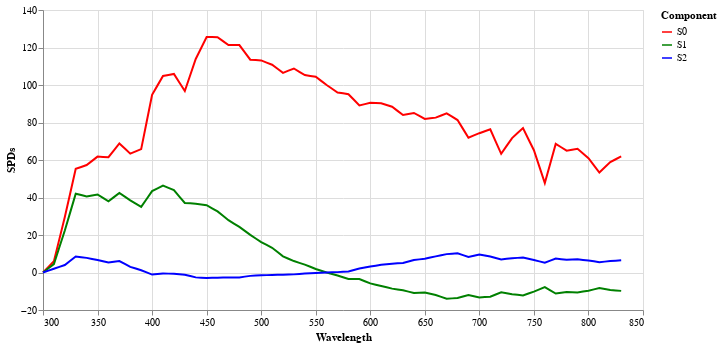

Source (notebook cell):
### Code cell
import Graphics.Color.Illuminant.CIE1931 as CIE1931
import Graphics.Vega.VegaLite as VL hiding (Color)
import IHaskell.Display.Hvega

:set -XOverloadedStrings

plotSpd = toVegaLite
  [ description "CIE 1931 Spectral Power Distributions"
  , background "white"
  , cie1931spd
  , transform . foldAs ["S0", "S1", "S2"] "Component" "SPDs"$ []
  , mark Line []
  , encoding 
    . position VL.X [PName "Wavelength", PmType Quantitative]
    . position VL.Y [PName "SPDs", PmType Quantitative]
    . color [ MName "Component", MmType Nominal , MScale [SDomain (DStrings ["S0", "S1", "S2"]), SRange (RStrings ["Red", "Green", "Blue"])] ]
    $ []
  , height 300
  , width 600
  ]
  where
    cie1931spd = dataFromColumns []
               . dataColumn "Wavelength" (Numbers [w | (w, _) <- CIE1931.spectralPowerDistributions])
               . dataColumn "S0" (Numbers [s0 | (_, V3 s0 _ _) <- CIE1931.spectralPowerDistributions])
               . dataColumn "S1" (Numbers [s1 | (_, V3 _ s1 _) <- CIE1931.spectralPowerDistributions])
               . dataColumn "S2" (Numbers [s3 | (_, V3 _ _ s3) <- CIE1931.spectralPowerDistributions])
               $ []
vlShow plotSpd

### Figure 1 — Vega-Lite specification as saved in the notebook (floating-point values rounded to 4 significant figures)
{"$schema": "https://vega.github.io/schema/vega-lite/v3.json", "background": "white", "data": {"values": [{"S0": 0.04, "S1": 0.02, "S2": 0, "Wavelength": 300}, {"S0": 3.02, "S1": 2.26, "S2": 1, "Wavelength": 305}, {"S0": 6, "S1": 4.5, "S2": 2, "Wavelength": 310}, {"S0": 17.8, "S1": 13.45, "S2": 3, "Wavelength": 315}, {"S0": 29.6, "S1": 22.4, "S2": 4, "Wavelength": 320}, {"S0": 42.45, "S1": 32.2, "S2": 6.25, "Wavelength": 325}, {"S0": 55.3, "S1": 42, "S2": 8.5, "Wavelength": 330}, {"S0": 56.3, "S1": 41.3, "S2": 8.15, "Wavelength": 335}, {"S0": 57.3, "S1": 40.6, "S2": 7.8, "Wavelength": 340}, {"S0": 59.55, "S1": 41.1, "S2": 7.25, "Wavelength": 345}, {"S0": 61.8, "S1": 41.6, "S2": 6.7, "Wavelength": 350}, {"S0": 61.65, "S1": 39.8, "S2": 6, "Wavelength": 355}, {"S0": 61.5, "S1": 38, "S2": 5.3, "Wavelength": 360}, {"S0": 65.15, "S1": 40.2, "S2": 5.7, "Wavelength": 365}, {"S0": 68.8, "S1": 42.4, "S2": 6.1, "Wavelength": 370}, {"S0": 66.1, "S1": 40.45, "S2": 4.55, "Wavelength": 375}, {"S0": 63.4, "S1": 38.5, "S2": 3, "Wavelength": 380}, {"S0": 64.6, "S1": 36.75, "S2": 2.1, "Wavelength": 385}, {"S0": 65.8, "S1": 35, "S2": 1.2, "Wavelength": 390}, {"S0": 80.3, "S1": 39.2, "S2": 0.05, "Wavelength": 395}, {"S0": 94.8, "S1": 43.4, "S2": -1.1, "Wavelength": 400}, {"S0": 99.8, "S1": 44.85, "S2": -0.8, "Wavelength": 405}, {"S0": 104.8, "S1": 46.3, "S2": -0.5, "Wavelength": 410}, {"S0": 105.3, "S1": 45.1, "S2": -0.6, "Wavelength": 415}, {"S0": 105.9, "S1": 43.9, "S2": -0.7, "Wavelength": 420}, {"S0": 101.3, "S1": 40.5, "S2": -0.95, "Wavelength": 425}, {"S0": 96.8, "S1": 37.1, "S2": -1.2, "Wavelength": 430}, {"S0": 105.3, "S1": 36.9, "S2": -1.9, "Wavelength": 435}, {"S0": 113.9, "S1": 36.7, "S2": -2.6, "Wavelength": 440}, {"S0": 119.8, "S1": 36.3, "S2": -2.75, "Wavelength": 445}, {"S0": 125.6, "S1": 35.9, "S2": -2.9, "Wavelength": 450}, {"S0": 125.5, "S1": 34.25, "S2": -2.85, "Wavelength": 455}, {"S0": 125.5, "S1": 32.6, "S2": -2.8, "Wavelength": 460}, {"S0": 123.4, "S1": 30.25, "S2": -2.7, "Wavelength": 465}, {"S0": 121.3, "S1": 27.9, "S2": -2.6, "Wavelength": 470}, {"S0": 121.3, "S1": 26.1, "S2": -2.6, "Wavelength": 475}, {"S0": 121.3, "S1": 24.3, "S2": -2.6, "Wavelength": 480}, {"S0": 117.4, "S1": 22.2, "S2": -2.2, "Wavelength": 485}, {"S0": 113.5, "S1": 20.1, "S2": -1.8, "Wavelength": 490}, {"S0": 113.3, "S1": 18.15, "S2": -1.65, "Wavelength": 495}, {"S0": 113.1, "S1": 16.2, "S2": -1.5, "Wavelength": 500}, {"S0": 112.0, "S1": 14.7, "S2": -1.4, "Wavelength": 505}, {"S0": 110.8, "S1": 13.2, "S2": -1.3, "Wavelength": 510}, {"S0": 108.7, "S1": 10.9, "S2": -1.25, "Wavelength": 515}, {"S0": 106.5, "S1": 8.6, "S2": -1.2, "Wavelength": 520}, {"S0": 107.7, "S1": 7.35, "S2": -1.1, "Wavelength": 525}, {"S0": 108.8, "S1": 6.1, "S2": -1, "Wavelength": 530}, {"S0": 107.0, "S1": 5.15, "S2": -0.75, "Wavelength": 535}, {"S0": 105.3, "S1": 4.2, "S2": -0.5, "Wavelength": 540}, {"S0": 104.8, "S1": 3.05, "S2": -0.4, "Wavelength": 545}, {"S0": 104.4, "S1": 1.9, "S2": -0.3, "Wavelength": 550}, {"S0": 102.2, "S1": 0.95, "S2": -0.15, "Wavelength": 555}, {"S0": 100, "S1": 0, "S2": 0, "Wavelength": 560}, {"S0": 98, "S1": -0.8, "S2": 0.1, "Wavelength": 565}, {"S0": 96, "S1": -1.6, "S2": 0.2, "Wavelength": 570}, {"S0": 95.55, "S1": -2.55, "S2": 0.35, "Wavelength": 575}, {"S0": 95.1, "S1": -3.5, "S2": 0.5, "Wavelength": 580}, {"S0": 92.1, "S1": -3.5, "S2": 1.3, "Wavelength": 585}, {"S0": 89.1, "S1": -3.5, "S2": 2.1, "Wavelength": 590}, {"S0": 89.8, "S1": -4.65, "S2": 2.65, "Wavelength": 595}, {"S0": 90.5, "S1": -5.8, "S2": 3.2, "Wavelength": 600}, {"S0": 90.4, "S1": -6.5, "S2": 3.65, "Wavelength": 605}, {"S0": 90.3, "S1": -7.2, "S2": 4.1, "Wavelength": 610}, {"S0": 89.35, "S1": -7.9, "S2": 4.4, "Wavelength": 615}, {"S0": 88.4, "S1": -8.6, "S2": 4.7, "Wavelength": 620}, {"S0": 86.2, "S1": -9.05, "S2": 4.9, "Wavelength": 625}, {"S0": 84, "S1": -9.5, "S2": 5.1, "Wavelength": 630}, {"S0": 84.55, "S1": -10.2, "S2": 5.9, "Wavelength": 635}, {"S0": 85.1, "S1": -10.9, "S2": 6.7, "Wavelength": 640}, {"S0": 83.5, "S1": -10.8, "S2": 7, "Wavelength": 645}, {"S0": 81.9, "S1": -10.7, "S2": 7.3, "Wavelength": 650}, {"S0": 82.25, "S1": -11.35, "S2": 7.95, "Wavelength": 655}, {"S0": 82.6, "S1": -12, "S2": 8.6, "Wavelength": 660}, {"S0": 83.75, "S1": -13, "S2": 9.2, "Wavelength": 665}, {"S0": 84.9, "S1": -14, "S2": 9.8, "Wavelength": 670}, {"S0": 83.1, "S1": -13.8, "S2": 10, "Wavelength": 675}, {"S0": 81.3, "S1": -13.6, "S2": 10.2, "Wavelength": 680}, {"S0": 76.6, "S1": -12.8, "S2": 9.25, "Wavelength": 685}, {"S0": 71.9, "S1": -12, "S2": 8.3, "Wavelength": 690}, {"S0": 73.1, "S1": -12.65, "S2": 8.95, "Wavelength": 695}, {"S0": 74.3, "S1": -13.3, "S2": 9.6, "Wavelength": 700}, {"S0": 75.35, "S1": -13.1, "S2": 9.05, "Wavelength": 705}, {"S0": 76.4, "S1": -12.9, "S2": 8.5, "Wavelength": 710}, {"S0": 69.85, "S1": -11.75, "S2": 7.75, "Wavelength": 715}, {"S0": 63.3, "S1": -10.6, "S2": 7, "Wavelength": 720}, {"S0": 67.5, "S1": -11.1, "S2": 7.3, "Wavelength": 725}, {"S0": 71.7, "S1": -11.6, "S2": 7.6, "Wavelength": 730}, {"S0": 74.35, "S1": -11.9, "S2": 7.8, "Wavelength": 735}, {"S0": 77, "S1": -12.2, "S2": 8, "Wavelength": 740}, {"S0": 71.1, "S1": -11.2, "S2": 7.35, "Wavelength": 745}, {"S0": 65.2, "S1": -10.2, "S2": 6.7, "Wavelength": 750}, {"S0": 56.45, "S1": -9, "S2": 5.95, "Wavelength": 755}, {"S0": 47.7, "S1": -7.8, "S2": 5.2, "Wavelength": 760}, {"S0": 58.15, "S1": -9.5, "S2": 6.3, "Wavelength": 765}, {"S0": 68.6, "S1": -11.2, "S2": 7.4, "Wavelength": 770}, {"S0": 66.8, "S1": -10.8, "S2": 7.1, "Wavelength": 775}, {"S0": 65, "S1": -10.4, "S2": 6.8, "Wavelength": 780}, {"S0": 65.5, "S1": -10.5, "S2": 6.9, "Wavelength": 785}, {"S0": 66, "S1": -10.6, "S2": 7, "Wavelength": 790}, {"S0": 63.5, "S1": -10.15, "S2": 6.7, "Wavelength": 795}, {"S0": 61, "S1": -9.7, "S2": 6.4, "Wavelength": 800}, {"S0": 57.15, "S1": -9, "S2": 5.95, "Wavelength": 805}, {"S0": 53.3, "S1": -8.3, "S2": 5.5, "Wavelength": 810}, {"S0": 56.1, "S1": -8.8, "S2": 5.8, "Wavelength": 815}, {"S0": 58.9, "S1": -9.3, "S2": 6.1, "Wavelength": 820}, {"S0": 60.4, "S1": -9.55, "S2": 6.3, "Wavelength": 825}, {"S0": 61.9, "S1": -9.8, "S2": 6.5, "Wavelength": 830}]}, "description": "CIE 1931 Spectral Power Distributions", "encoding": {"color": {"field": "Component", "scale": {"domain": ["S0", "S1", "S2"], "range": ["Red", "Green", "Blue"]}, "type": "nominal"}, "x": {"field": "Wavelength", "type": "quantitative"}, "y": {"field": "SPDs", "type": "quantitative"}}, "height": 300, "mark": "line", "transform": [{"as": ["Component", "SPDs"], "fold": ["S0", "S1", "S2"]}], "width": 600}
